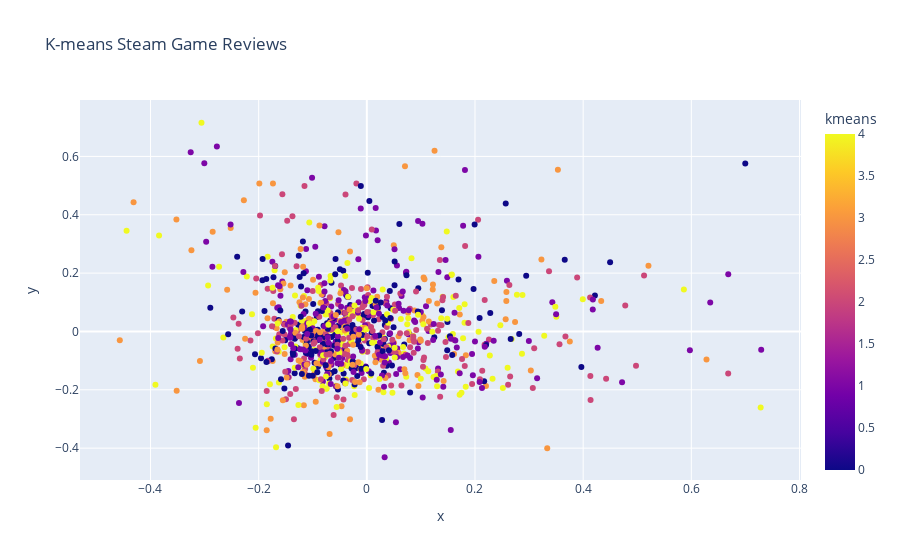

The notebook cell this image was saved under:
### Code cell
getClusterReview_sample = getClusterReview.sample(n=1000)

#generate scatter plot
hero.scatterplot(getClusterReview_sample,'pca', color = 'kmeans', title="K-means Steam Game Reviews", hover_data=['clean_review'])

### Figure 1 — Plotly figure (JSON) as saved in the notebook; plotly's stock layout.template omitted (floating-point values rounded to 4 significant figures; data arrays with more than 128 entries replaced by an {"elided": "..."} marker saying what was removed)
{"data": [{"customdata": {"elided": "1000x1 str values"}, "hovertemplate": "x=%{x}<br>y=%{y}<br>clean_review=%{customdata[0]}<br>kmeans=%{marker.color}<extra></extra>", "legendgroup": "", "marker": {"color": {"elided": "1000 int values"}, "coloraxis": "coloraxis", "symbol": "circle"}, "mode": "markers", "name": "", "orientation": "v", "showlegend": false, "type": "scatter", "x": {"elided": "1000 float values"}, "xaxis": "x", "y": {"elided": "1000 float values"}, "yaxis": "y"}], "layout": {"coloraxis": {"colorbar": {"title": {"text": "kmeans"}}, "colorscale": [[0, "#0d0887"], [0.1111, "#46039f"], [0.2222, "#7201a8"], [0.3333, "#9c179e"], [0.4444, "#bd3786"], [0.5556, "#d8576b"], [0.6667, "#ed7953"], [0.7778, "#fb9f3a"], [0.8889, "#fdca26"], [1, "#f0f921"]]}, "legend": {"tracegroupgap": 0}, "title": {"text": "K-means Steam Game Reviews"}, "xaxis": {"anchor": "y", "domain": [0, 1], "title": {"text": "x"}}, "yaxis": {"anchor": "x", "domain": [0, 1], "title": {"text": "y"}}}}
